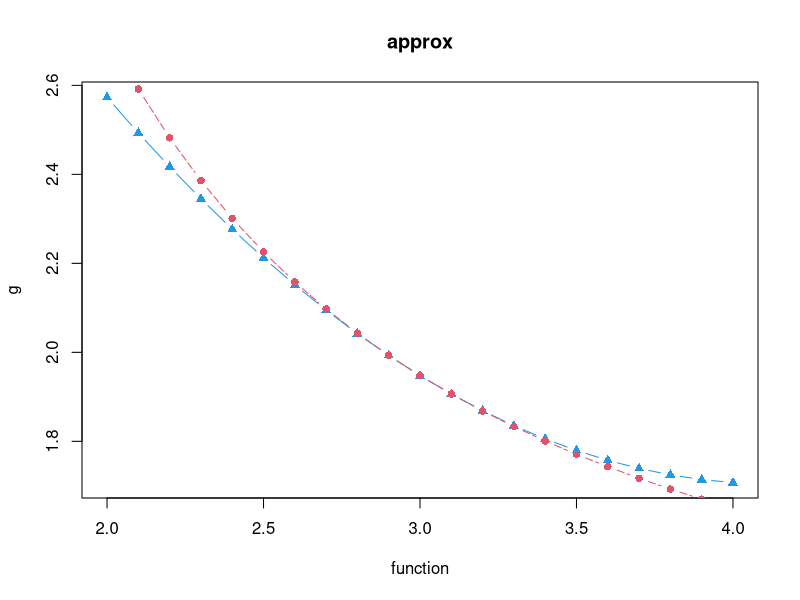

Recreate this plot in R.
#exercise 1 ------------------------------------------------------------------
stirling = function(n){
  for (i in 1:n){
    m = sqrt(2*pi*i)*(i/exp(1))^i
    s = factorial(i)/m
    cat(sprintf("n=%2d n!/Stirling's formula = %.8f\n", i, s))
  }
  
}
stirling(10)

#exercise 3 ------------------------------------------------------------------

times2 = function(x){
  k = length(x)
  x2 = rep(0,k)
  carry = 0
  i = k
  while(i >= 1){
    tmp = 2*x[i] + carry
    carry = 0
    if (tmp > 9){
      carry = 1
      x2[i] = (tmp - 10)
    }
    else{
      x2[i] = tmp
    }
    i = i - 1  
  }
  if(carry>0){
    x2 = c(1, x2)
  }
  return(x2)
}

times2(2^1000)

#exercise 4 ------------------------------------------------------------------
b <- as.numeric(readline("Enter value for b: "))
s = 0
x = seq(2, 4, 0.1)
approx2 = function(x,b){
  g = exp(2/b)-2*(x-b)/b^2*exp(2/b)+2*(1+b)*(x-b)^2/b^4*exp(2/b)
  return(g)
}
f = exp(2/x)
g = approx2(x,3)
plot(x, g, type = "b", pch = 17, col = 4, main = "approx", xlab = 'function')
points(x,f, type = "b", pch = 16, lty = 5, col = 2)
?plot
approx2(x,1)

MSe = sqrt((1/length(f))*sum(f-g)^2)
f_mean = (1/length(f))*sum(f)
NRMSE = MSe/f_mean
cat("NRMSE for the 2nd order approximation is:", NRMSE)
cat(sprintf("%9.5f",x[1:6]))
cat(sprintf("\n"))
cat(sprintf("%9.5f",g[1:6]))

